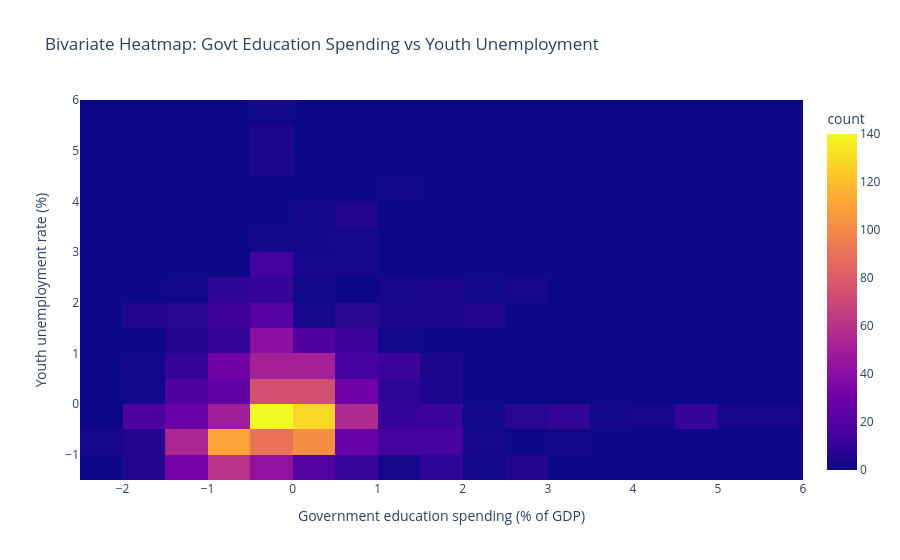

The code cell stored with this chart in its notebook:
### Markdown cell above
### <a id='toc4_1_0_1_'></a>[Govt Education Spending vs Youth Unemployment (Heatmap)](#toc0_)

### Code cell
# Bivariate Heatmap: Government education spending vs youth unemployment

biv_gov_unemp = df[['gov_exp_gdp', 'unemp_youth']].dropna()

fig = px.density_heatmap(
    biv_gov_unemp,
    x='gov_exp_gdp',
    y='unemp_youth',
    nbinsx=20,
    nbinsy=20,
    labels={
        'gov_exp_gdp': 'Govt Education Spending (% of GDP)',
        'unemp_youth': 'Youth Unemployment (% of labour force 15–24)'
    },
    title='Bivariate Heatmap: Govt Education Spending vs Youth Unemployment'
)

fig.update_layout(
    xaxis_title='Government education spending (% of GDP)',
    yaxis_title='Youth unemployment rate (%)'
)

fig.show()

### Figure 1 — Plotly figure (JSON) as saved in the notebook; plotly's stock layout.template omitted (floating-point values rounded to 4 significant figures; data arrays with more than 128 entries replaced by an {"elided": "..."} marker saying what was removed)
{"data": [{"coloraxis": "coloraxis", "hovertemplate": "Govt Education Spending (% of GDP)=%{x}<br>Youth Unemployment (% of labour force 15–24)=%{y}<br>count=%{z}<extra></extra>", "name": "", "nbinsx": 20, "nbinsy": 20, "type": "histogram2d", "x": {"elided": "1770 float values"}, "xaxis": "x", "xbingroup": "x", "y": {"elided": "1770 float values"}, "yaxis": "y", "ybingroup": "y"}], "layout": {"coloraxis": {"colorbar": {"title": {"text": "count"}}, "colorscale": [[0, "#0d0887"], [0.1111, "#46039f"], [0.2222, "#7201a8"], [0.3333, "#9c179e"], [0.4444, "#bd3786"], [0.5556, "#d8576b"], [0.6667, "#ed7953"], [0.7778, "#fb9f3a"], [0.8889, "#fdca26"], [1, "#f0f921"]]}, "legend": {"tracegroupgap": 0}, "title": {"text": "Bivariate Heatmap: Govt Education Spending vs Youth Unemployment"}, "xaxis": {"anchor": "y", "domain": [0, 1], "title": {"text": "Government education spending (% of GDP)"}}, "yaxis": {"anchor": "x", "domain": [0, 1], "title": {"text": "Youth unemployment rate (%)"}}}}
